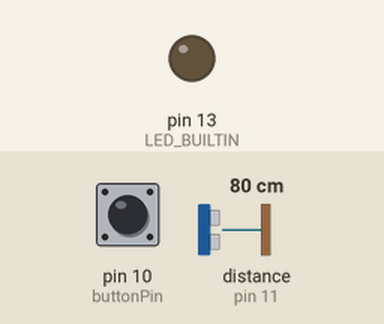
The sketch below on a simulated Arduino Uno, built with avr-gcc and run on an emulated ATmega328P. On the bench: output pins drawn as LEDs (lit = HIGH). The test bench sets the inputs (shaded band); at power-on: pin 10 (buttonPin) LOW, distance to the obstacle (sensor on pin 11) 80 cm. The echo pulse lasts 58.3 µs per cm; pins used as bus, display or sensor lines are not drawn; what the sketch prints to the serial monitor is not drawn.

Above: at 1.2 s.
1.3 s: pin 10 (buttonPin) pulled HIGH for 3.2 s
At 1.9 s:
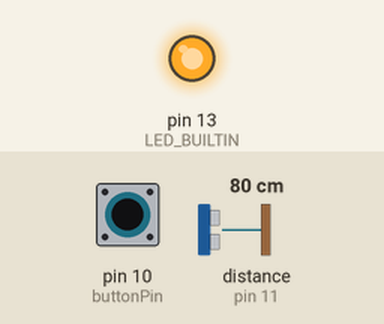
6.8 s: pin 10 (buttonPin) pulled HIGH for 0.15 s
At 9.6 s:
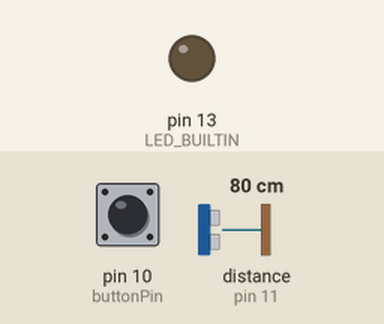
9.9 s: pin 10 (buttonPin) pulled HIGH for 1 s
At 10.8 s:
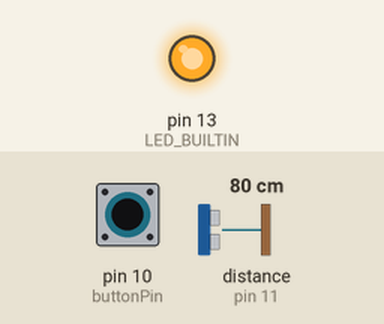
Timing chart, 0 to 13.4 s (numbered marks = the images above; inputs shaded):
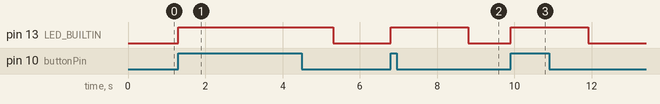

Measured:
- after the input at 1.3 s, pin 13 (LED_BUILTIN): LOW → HIGH at once, → LOW 4.0 s later
- after the input at 6.8 s, pin 13 (LED_BUILTIN): LOW → HIGH at once, → LOW 2.0 s later
- after the input at 9.9 s, pin 13 (LED_BUILTIN): LOW → HIGH at once, → LOW 2.0 s later

The sketch:

ultrasound_calibration.ino
```cpp
#define trigPin 12
#define echoPin 11
#define buttonPin 10

int buttonState = 0;

void setup() {
    Serial.begin (115200);
    pinMode(trigPin, OUTPUT);
    pinMode(echoPin, INPUT);
    pinMode(buttonPin, INPUT);
    pinMode(LED_BUILTIN, OUTPUT);
}

void distance() {
    digitalWrite(LED_BUILTIN, HIGH);
    long duration, distance;
    digitalWrite(trigPin, LOW);
    delayMicroseconds(2);
    digitalWrite(trigPin, HIGH);
    delayMicroseconds(10);
    digitalWrite(trigPin, LOW);
    duration = pulseIn(echoPin, HIGH);
    distance = (duration/2);
    Serial.println(distance);
    Serial.print(" ");
    // return distance;
    delay(2000);
    digitalWrite(LED_BUILTIN, LOW);
}

void loop() {
    buttonState = digitalRead(buttonPin);
    if (buttonState == HIGH) {
        // run distance function
        distance();
    }
}

// use serial plotter to calculate values for distance measured then calculate the gradient as a convertion factor.
```
